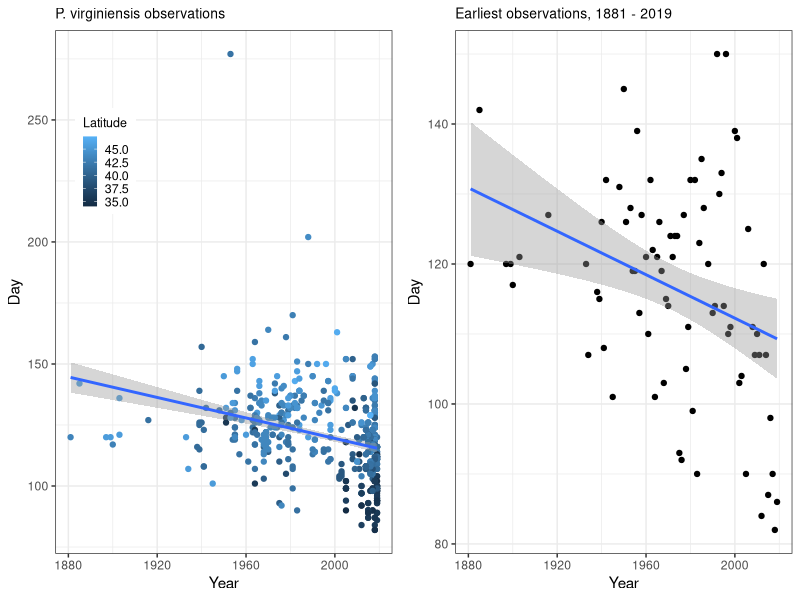
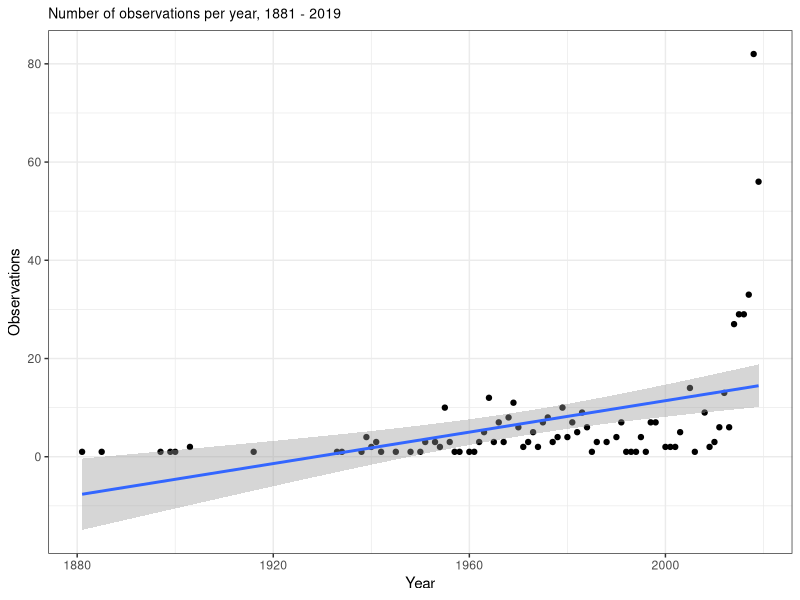

Here is the R script that generated these plots, in order: (Note: this script raises an error after producing the figures.)
## ---- chunk 1
knitr::opts_chunk$set(echo = FALSE)
suppressPackageStartupMessages(library(tidyverse))
suppressPackageStartupMessages(library(lubridate))
suppressPackageStartupMessages(library(ggplot2))
suppressPackageStartupMessages(library(gridExtra))
suppressPackageStartupMessages(library(parallel))

# Establish bootstrap and sampling values
minimum.required <- 5
sample.size <- minimum.required
num.bs.reps <- 1000
## ---- chunk 2
# Read in iNaturalist observations
# 52539 is West Virginia White
iNaturalist <- read.csv(file = "data/observations-52593.csv")
iNat.obs <- iNaturalist[, c("latitude", "longitude", "observed_on")]
iNat.obs$observed_on <- as.Date(iNat.obs$observed_on)

# Read in GBIF observations
gbif <- read.delim(file = "data/0015022-190415153152247.csv")
gbif.obs <- gbif[, c("decimalLatitude", "decimalLongitude", "eventDate")]
gbif.obs$eventDate <- as.Date(x = gbif.obs$eventDate)
gbif.obs <- na.omit(gbif.obs)

# Join data sets
colnames(iNat.obs) <- c("latitude", "longitude", "date")
colnames(gbif.obs) <- c("latitude", "longitude", "date")
wvw <- rbind(iNat.obs, gbif.obs)

# Remove some bad geo coordinates (mostly GBIF)
wvw <- wvw[wvw$latitude > 29, ]
wvw <- wvw[wvw$longitude > -100, ]

# Extract year and day of year
wvw$year <- year(wvw$date)
wvw$yday <- as.POSIXlt(wvw$date)$yday

# Dates of January 1 (yday == 0) are not realistic
wvw <- wvw[wvw$yday > 0, ]
# Drop any from current, incomplete year
wvw <- wvw[wvw$year != year(today()), ]

# Drop duplicates
wvw <- unique(wvw)
## ---- chunk 3
# Plot observations for each year separately
obs.plot.title <- "P. virginiensis observations"

obs.plot <- ggplot(data = wvw, mapping = aes(x = year, y = yday, color = latitude)) +
  geom_point() +
  geom_smooth(method = "lm") +
  xlab(label = "Year") +
  scale_color_gradient(name = "Latitude") +
  ylab(label = "Day") +
  theme_bw() +
  theme(legend.position = c(0.15, 0.75),
        legend.background = element_rect(size = 1.5),
        legend.title = element_text(size = 9),
        legend.text = element_text(size = 9),
        legend.key.size = unit(x = 0.7, units = "line"),
        plot.title = element_text(size = 10)) +
  ggtitle(obs.plot.title)

# Plot _only_ minimums
wvw.mins <- wvw %>%
  group_by(year) %>%
  summarise(early = min(yday, na.rm = TRUE),
            n.obs = n())

min.plot.title <- paste0("Earliest observations, ", 
                     min(wvw$year), " - ", 
                     max(wvw$year))
min.plot <- ggplot(data = wvw.mins, mapping = aes(x = year, y = early)) +
  geom_point() +
  geom_smooth(method = "lm")  +
  xlab(label = "Year") +
  ylab(label = "Day") +
  ggtitle(min.plot.title) + 
  theme_bw() +
  theme(plot.title = element_text(size = 10))

# Plot the two plots, suppressing the smoothing message that prints out
suppressMessages(expr = grid.arrange(obs.plot, min.plot, nrow = 1))
## ---- chunk 4
# Linear regression 
early.lm <- lm(early ~ year, data = wvw.mins)
early.summary <- summary(early.lm)
year.coeff <- early.summary$coefficients[2, 1]
year.p <- early.summary$coefficients[2, 4]
## ---- chunk 5
wvw.plot.title <- paste0("Number of observations per year, ", 
                     min(wvw$year), " - ", 
                     max(wvw$year))

wvw.plot <- ggplot(data = wvw.mins, mapping = aes(x = year, y = n.obs)) +
  geom_point() +
  geom_smooth(method = "lm")  +
  xlab(label = "Year") +
  ylab(label = "Observations") +
  ggtitle(wvw.plot.title) + 
  theme_bw() + 
  theme(plot.title = element_text(size = 10))

suppressMessages(expr = print(wvw.plot))
## ---- chunk 6
sample.from <- wvw$yday[wvw$year == 2018]
include.years <- wvw.mins$year[wvw.mins$n.obs >= minimum.required]
# A data frame we'll use as template for storing bootstrapped data
bootstrapped.df <- data.frame(year = rep(include.years, times = sample.size),
                                yday = NA)

# Set up parallel processing
num.cores <- detectCores() - 1
# Initiate cluster
the.cluster <- makeCluster(num.cores)

# Need to explicitly load packages in cluster; invisible the only way to prevent
# output created by loading tidyverse on cores
invisible(x = clusterEvalQ(cl = the.cluster, { library(tidyverse) }))

bs.results.ideal <- parLapply(cl = the.cluster,
                        X = c(1:num.bs.reps), # First argument of fun
                        fun = function(i, bs.df, sample.vec, sample.size) {
                          # Fill in data frame with bootstrapped date for each year
                          for (yr in unique(bs.df$year)) {
                            bs.df$yday[bs.df$year == yr] <- sample(x = sample.vec,
                                                                   size = sample.size,
                                                                   replace = FALSE)
                          }
                          bs.mins <- bs.df %>%
                            group_by(year) %>%
                            summarise(early = min(yday))
                          
                          bs.lm <- lm(early ~ year, data = bs.mins)
                          coeff.est <- summary(bs.lm)$coefficients[2, 1]
                          p.value <- summary(bs.lm)$coefficients[2, 4]
                          return(data.frame(bs.rep = i,
                                            estimate = coeff.est,
                                            p.value = p.value))
                          
                        }, # end of parLapply fun
                        bs.df = bootstrapped.df, # Three additional parameters passed to fun
                        sample.vec = sample.from,
                        sample.size = sample.size)
stopCluster(the.cluster)
# Need to convert vanilla list into data frame
bs.results.ideal <- do.call(rbind, bs.results.ideal)

########################################
# Bootstrap and demonstrate the artifact
# A data frame we'll use as template for storing bootstrapped data
bootstrapped.df <- wvw[wvw$year %in% include.years, ]

# Initiate cluster
the.cluster <- makeCluster(num.cores)

# Need to explicitly load packages in cluster; invisible the only way to prevent
# output created by loading tidyverse on cores
invisible(x = clusterEvalQ(cl = the.cluster, { library(tidyverse) }))

bs.results.artifact <- parLapply(cl = the.cluster,
                        X = c(1:num.bs.reps), # First argument of fun
                        fun = function(i, bs.df, sample.vec) {
                          # Fill in data frame with bootstrapped date for each year
                          for (yr in unique(bs.df$year)) {
                            num.obs <- sum(bs.df$year == yr)
                            bs.df$yday[bs.df$year == yr] <- sample(x = sample.vec,
                                                                   size = num.obs)
                          }
                          bs.mins <- bs.df %>%
                            group_by(year) %>%
                            summarise(early = min(yday))
                          
                          suppressMessages(expr = bs.lm <- lm(early ~ year, data = bs.mins))
                          coeff.est <- summary(bs.lm)$coefficients[2, 1]
                          p.value <- summary(bs.lm)$coefficients[2, 4]
                          return(data.frame(bs.rep = i,
                                            estimate = coeff.est,
                                            p.value = p.value))
                          
                        }, # end of parLapply fun
                        bs.df = bootstrapped.df, # Three additional parameters passed to fun
                        sample.vec = sample.from) # End of parLapply call
stopCluster(the.cluster)
# Need to convert vanilla list into data frame
bs.results.artifact <- do.call(rbind, bs.results.artifact)

# Plot of results of bootstrapping, in ideal world
estimate.ideal.plot <- ggplot(data = bs.results.ideal, mapping = aes(x = estimate)) +
  geom_histogram() +
  geom_vline(xintercept = 0) +
  xlab(label = "Effect size (days/year)") +
  ylab(label = "Count") +
  ggtitle(label = "Expectation in artifact-free world") +
  theme_bw() +
  theme(plot.title = element_text(size = 10))

# Plot of results of bootstrapping, demonstrating artifact
estimate.artifact.plot <- ggplot(data = bs.results.artifact, mapping = aes(x = estimate)) +
  geom_histogram() +
  geom_vline(xintercept = 0, color = "#FF0000") +
  xlab(label = "Effect size (days/year)") +
  ylab(label = "Count") +
  ggtitle(label = "Artifact caused by changes in effort") +
  theme_bw() +
  theme(plot.title = element_text(size = 10))

# Two-panel plot of bootstrapping results
suppressMessages(expr = grid.arrange(estimate.ideal.plot, estimate.artifact.plot, nrow = 1))
## ---- chunk 7
sample.from <- wvw$yday[wvw$year == 2018]
include.years <- wvw.mins$year[wvw.mins$n.obs >= minimum.required]

# A data frame we'll use as template for storing bootstrapped data
bootstrapped.df <- data.frame(year = rep(include.years, times = sample.size),
                              yday = NA)

# Initiate cluster
the.cluster <- makeCluster(num.cores)

# Need to explicitly load packages in cluster; invisible the only way to prevent
# output created by loading tidyverse on cores
invisible(x = clusterEvalQ(cl = the.cluster, { library(tidyverse) }))

bs.results.downsample <- parLapply(cl = the.cluster,
                        X = c(1:num.bs.reps),
                        fun = function(i, bs.df, sample.vec, sample.size) {
                          # Fill in data bootstrapped for each year, sampling
                          # *only* from sample.vec, and restricting sample 
                          # size of each year to sample.size
                          for (yr in unique(bs.df$year)) {
                            bs.df$yday[bs.df$year == yr] <- sample(x = sample.vec,
                                                                   size = sample.size,
                                                                   replace = FALSE)
                          }
                          bs.mins <- bs.df %>%
                            group_by(year) %>%
                            summarise(early = min(yday))
                          
                          bs.lm <- lm(early ~ year, data = bs.mins)
                          coeff.est <- summary(bs.lm)$coefficients[2, 1]
                          p.value <- summary(bs.lm)$coefficients[2, 4]
                          return(data.frame(bs.rep = i,
                                            estimate = coeff.est,
                                            p.value = p.value))
                        },
                        bs.df = bootstrapped.df,
                        sample.vec = sample.from,
                        sample.size = sample.size)

stopCluster(the.cluster)
# Need to convert vanilla list into data frame
bs.results.downsample <- do.call(rbind, bs.results.downsample)

# Plot results of bootstrapping
# Coefficient estimates
estimate.plot <- ggplot(data = bs.results.downsample, mapping = aes(x = estimate)) +
  geom_histogram() +
  geom_vline(xintercept = 0) +
  xlab(label = "Effect size (days/year)") +
  ylab(label = "Count") +
  ggtitle(label = "Downsampling to avoid artifacts") + 
  theme_bw() +
  theme(plot.title = element_text(size = 10))

suppressMessages(expr = print(estimate.plot))
## ---- chunk 8
# Plot only those years that have at least minimum.required number of observations
wvw.min.obs <- wvw[wvw$year %in% include.years, ]

obs.plot.title <- paste0("P. virginiensis, ",
                         min(wvw.min.obs$year), " - ", 
                         max(wvw.min.obs$year))
obs.plot <- ggplot(data = wvw.min.obs, mapping = aes(x = year, 
                                                     y = yday)) +
  geom_point() +
  geom_smooth(method = "lm") +
  xlab(label = "Year") +
  ylab(label = "Day") +
  ggtitle(obs.plot.title) +
  theme_bw() +
  theme(plot.title = element_text(size = 10))

# And plot number of observations per year
wvw.min.n.obs <- wvw.min.obs %>%
  group_by(year) %>%
  summarise(early = min(yday, na.rm = TRUE),
            n.obs = n())

wvw.plot.title <- paste0("Observations per year, ", 
                     min(wvw.min.n.obs$year), " - ", 
                     max(wvw.min.n.obs$year))

early.obs.plot <- ggplot(data = wvw.min.n.obs, mapping = aes(x = year, y = n.obs)) +
  geom_point() +
  geom_smooth(method = "lm")  +
  xlab(label = "Year") +
  ylab(label = "# Observations") +
  ggtitle(wvw.plot.title) + 
  theme_bw() +
  theme(plot.title = element_text(size = 10))

suppressMessages(expr = grid.arrange(obs.plot, early.obs.plot, nrow = 1))
## ---- chunk 9
# Do three iterations of downsampling and plot these as we have before (all 
# observations, then only the earliest observations)
include.years <- wvw.mins$year[wvw.mins$n.obs >= minimum.required]
wvw.min.obs <- wvw[wvw$year %in% include.years, ]
num.iterations <- 3

# A data frame with yday empty to be filled in
downsample.df <- data.frame(iteration = rep(x = c(1:3), 
                                             times = sample.size * length(include.years)),
  year = rep(include.years, times = num.iterations * sample.size),
                             yday = NA)
for (i in 1:num.iterations) {
  for (yr in unique(x = downsample.df$year)) {
    downsample.df$yday[downsample.df$iteration == i & downsample.df$year == yr] <-
      sample(x = wvw.min.obs$yday[wvw.min.obs$year == yr], 
             size = sample.size, 
             replace = FALSE)
  }
}

# Ensure iteration gets treated as factor
downsample.df$iteration <- as.factor(downsample.df$iteration)

# Extract minimums
downsample.mins <- downsample.df %>%
  group_by(iteration, year) %>%
  summarise(early = min(yday, na.rm = TRUE),
            n.obs = n())

# Create two plots, all observations and earliest observations by year, coloring
# each iteration separately
# All observations
downsample.obs.plot <- ggplot(data = downsample.df, mapping = aes(x = year,
                                                                   y = yday,
                                                                   group = iteration,
                                                                   color = iteration)) +
  geom_point() +
  geom_smooth(method = "lm", alpha = 0.25) +
  xlab(label = "Year") +
  ylab(label = "Day") +
  ggtitle(label = "Downsampled observations") +
  theme_bw() +
  theme(plot.title = element_text(size = 10),
        legend.position = "none")

# Only earliest date per year
downsample.min.plot <- ggplot(data = downsample.mins, mapping = aes(x = year,
                                                                    y = early,
                                                                    group = iteration,
                                                                    color = iteration)) +
  geom_point() +
  geom_smooth(method = "lm", alpha = 0.25) +
  ylim(c(min(downsample.df$yday), max(downsample.df$yday))) +
  xlab(label = "Year") +
  ylab(label = "Day") +
  ggtitle(label = "Downsampled early dates") +
  theme_bw() +
  scale_color_discrete(name = "Iteration") +
  theme(plot.title = element_text(size = 10),
        legend.position = c(0.8, 0.8),
        legend.background = element_rect(size = 1),
        legend.title = element_text(size = 8),
        legend.text = element_text(size = 8),
        legend.key.size = unit(x = 0.5, units = "line"))

suppressMessages(expr = grid.arrange(downsample.obs.plot, downsample.min.plot, nrow = 1))
## ---- chunk 10
# Downsample so we only have sample.size observations per year, but no longer 
# sampling only from 2018, but rather from the year itself (like iteration 
# demonstration above)
include.years <- wvw.mins$year[wvw.mins$n.obs >= minimum.required]

# The data frame with actual data from which we will draw samples
source.data <- wvw[wvw$year %in% include.years, ]

# A data frame we'll use as template for storing bootstrapped data
bootstrapped.df <- data.frame(year = rep(include.years, times = sample.size),
                              yday = NA)

# Initiate cluster
the.cluster <- makeCluster(num.cores)

# Need to explicitly load packages in cluster; invisible the only way to prevent
# output created by loading tidyverse on cores
invisible(x = clusterEvalQ(cl = the.cluster, { library(tidyverse) }))

bs.results.downsample <- parLapply(cl = the.cluster,
                        X = c(1:num.bs.reps),
                        fun = function(i, bs.df, sample.df, sample.size) {
                          # Fill in data bootstrapped for each year, sampling
                          # *only* from sample.vec, and restricting sample 
                          # size of each year to sample.size
                          for (yr in unique(bs.df$year)) {
                            sample.vec <- sample.df$yday[sample.df$year == yr]
                            bs.df$yday[bs.df$year == yr] <- sample(x = sample.vec,
                                                                   size = sample.size,
                                                                   replace = FALSE)
                          }
                          bs.mins <- bs.df %>%
                            group_by(year) %>%
                            summarise(early = min(yday))
                          
                          bs.lm <- lm(early ~ year, data = bs.mins)
                          coeff.est <- summary(bs.lm)$coefficients[2, 1]
                          intercept <- summary(bs.lm)$coefficients[1, 1]
                          p.value <- summary(bs.lm)$coefficients[2, 4]
                          return(data.frame(bs.rep = i,
                                            estimate = coeff.est,
                                            intercept = intercept,
                                            p.value = p.value))
                        },
                        bs.df = bootstrapped.df,
                        sample.df = source.data,
                        sample.size = sample.size)

stopCluster(the.cluster)
# Need to convert vanilla list into data frame
bs.results.downsample <- do.call(rbind, bs.results.downsample)

# Plot the coefficient estimates
bs.plot.title <- paste0("Effect size from ",
                        num.bs.reps,
                        " bootstraps")

bs.estimates.plot <- ggplot(data = bs.results.downsample, 
                            mapping = aes(x = estimate)) +
  geom_histogram() +
  geom_vline(xintercept = 0.0, color = "red") +
  xlab(label = "Effect size (days/year)") +
  ylab(label = "Count") +
  ggtitle(label = bs.plot.title) + 
  theme_bw() +
  theme(plot.title = element_text(size = 10))

# Plot the results of bootstrapping with early dates
wvw.mins <- source.data %>%
  group_by(year) %>%
  summarise(early = min(yday, na.rm = TRUE),
            n.obs = n())

bs.lines.title <- paste0("Earliest observations, ", 
                     min(source.data$year), " - ", 
                     max(source.data$year))

bs.lines.subtitle <- paste0("Bootstrapped trendlines, ",
                            num.bs.reps,
                            " replicates")
bs.lines.plot <- ggplot(data = wvw.mins,
                        mapping = aes(x = year, y = early)) +
  geom_point() +
  geom_abline(data = bs.results.downsample,
              alpha = 5/num.bs.reps,
              mapping = aes(slope = bs.results.downsample$estimate, 
                            intercept = bs.results.downsample$intercept)) +
  xlab(label = "Year") +
  ylab(label = "Day") +
  ggtitle(bs.lines.title,
          subtitle = bs.lines.subtitle) + 
  theme_bw() +
  theme(plot.title = element_text(size = 10),
        plot.subtitle = element_text(size = 8))

suppressMessages(expr = grid.arrange(bs.estimates.plot, bs.lines.plot, nrow = 1))
## ---- chunk 11
# Calculating the mean effect size from bootstraps, and adding a pseudo p-value
mean.effect.size <- mean(bs.results.downsample$estimate)

p.value <- sum(bs.results.downsample$estimate >= 0)/num.bs.reps
p.text <- paste0("= ", round(x = p.value, digits = 3))
# Need to make sure we don't report p = 0.0
if (sum(bs.results.downsample$estimate >= 0) < 1) {
  p.text <- paste0("< ", round(x = 1/num.bs.reps, digits = 3))
}
## ---- chunk 12
# Plot only those years that have at least minimum.required number of 
# observations and highlight 1955
wvw.min.obs <- wvw[wvw$year %in% include.years, ]

obs.plot.title <- paste0("P. virginiensis, ",
                         min(wvw.min.obs$year), " - ", 
                         max(wvw.min.obs$year))
obs.plot <- ggplot(data = wvw.min.obs, mapping = aes(x = year, 
                                                     y = yday)) +
  geom_point() +
  annotate(geom = "path",
           x=1955 + 2* cos(seq(0, 2*pi, length.out = 100)),
           y=125 + 15 * sin(seq(0, 2*pi, length.out = 100)),
           color = "red") +
  xlab(label = "Year") +
  ylab(label = "Day") +
  ggtitle(obs.plot.title) +
  theme_bw() +
  theme(plot.title = element_text(size = 10))

suppressMessages(expr = print(obs.plot))
## ---- chunk 13
# Downsample so we only have sample.size observations per year, but no longer 
# sampling only from 2018, but rather from the year itself (like iteration 
# demonstration above)
include.years <- wvw.mins$year[wvw.mins$n.obs >= minimum.required]

# But we want to drop 1955, the first element of include.years
include.years <- include.years[-1]

# The data frame with actual data from which we will draw samples
source.data <- wvw[wvw$year %in% include.years, ]

# A data frame we'll use as template for storing bootstrapped data
bootstrapped.df <- data.frame(year = rep(include.years, times = sample.size),
                              yday = NA)

# Initiate cluster
the.cluster <- makeCluster(num.cores)

# Need to explicitly load packages in cluster; invisible the only way to prevent
# output created by loading tidyverse on cores
invisible(x = clusterEvalQ(cl = the.cluster, { library(tidyverse) }))

bs.results.downsample <- parLapply(cl = the.cluster,
                        X = c(1:num.bs.reps),
                        fun = function(i, bs.df, sample.df, sample.size) {
                          # Fill in data bootstrapped for each year, sampling
                          # *only* from sample.vec, and restricting sample 
                          # size of each year to sample.size
                          for (yr in unique(bs.df$year)) {
                            sample.vec <- sample.df$yday[sample.df$year == yr]
                            bs.df$yday[bs.df$year == yr] <- sample(x = sample.vec,
                                                                   size = sample.size,
                                                                   replace = FALSE)
                          }
                          bs.mins <- bs.df %>%
                            group_by(year) %>%
                            summarise(early = min(yday))
                          
                          bs.lm <- lm(early ~ year, data = bs.mins)
                          coeff.est <- summary(bs.lm)$coefficients[2, 1]
                          intercept <- summary(bs.lm)$coefficients[1, 1]
                          p.value <- summary(bs.lm)$coefficients[2, 4]
                          return(data.frame(bs.rep = i,
                                            estimate = coeff.est,
                                            intercept = intercept,
                                            p.value = p.value))
                        },
                        bs.df = bootstrapped.df,
                        sample.df = source.data,
                        sample.size = sample.size)

stopCluster(the.cluster)
# Need to convert vanilla list into data frame
bs.results.downsample <- do.call(rbind, bs.results.downsample)

# Plot the coefficient estimates
bs.plot.title <- paste0("Effect size from ",
                        num.bs.reps,
                        " bootstraps")

bs.estimates.plot <- ggplot(data = bs.results.downsample, 
                            mapping = aes(x = estimate)) +
  geom_histogram() +
  geom_vline(xintercept = 0.0, color = "red") +
  xlab(label = "Effect size (days/year)") +
  ylab(label = "Count") +
  ggtitle(label = bs.plot.title, 
          subtitle = "Observations from 1955 excluded") + 
  theme_bw() +
  theme(plot.title = element_text(size = 10),
        plot.subtitle = element_text(size = 8))

# Plot the results of bootstrapping with early dates
wvw.mins <- source.data %>%
  group_by(year) %>%
  summarise(early = min(yday, na.rm = TRUE),
            n.obs = n())

bs.lines.title <- paste0("Earliest observations, ", 
                     min(source.data$year), " - ", 
                     max(source.data$year))

bs.lines.subtitle <- paste0("Bootstrapped trendlines, ",
                            num.bs.reps,
                            " replicates")
bs.lines.plot <- ggplot(data = wvw.mins,
                        mapping = aes(x = year, y = early)) +
  geom_point() +
  geom_abline(data = bs.results.downsample,
              alpha = 5/num.bs.reps,
              mapping = aes(slope = bs.results.downsample$estimate, 
                            intercept = bs.results.downsample$intercept)) +
  xlab(label = "Year") +
  ylab(label = "Day") +
  ggtitle(bs.lines.title,
          subtitle = bs.lines.subtitle) + 
  theme_bw() +
  theme(plot.title = element_text(size = 10),
        plot.subtitle = element_text(size = 8))

suppressMessages(expr = grid.arrange(bs.estimates.plot, bs.lines.plot, nrow = 1))
## ---- chunk 14
# Calculating the mean effect size from bootstraps, and adding a pseudo p-value
mean.effect.size <- mean(bs.results.downsample$estimate)

p.value <- sum(bs.results.downsample$estimate >= 0)/num.bs.reps
p.text <- paste0("= ", round(x = p.value, digits = 3))
# Need to make sure we don't report p = 0.0
if (sum(bs.results.downsample$estimate >= 0) < 1) {
  p.text <- paste0("< ", round(x = 1/num.bs.reps, digits = 3))
}
